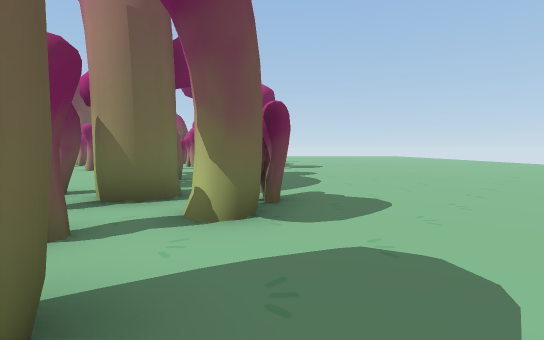
View 1 (above)

24 first-person views from a walk through a 3-D level made in the Unity game engine. The camera is 1.4 m above the floor, tilts 4° down and sees 85° across. The floor is counted in squares, 2 m on a side. Each view is taken from the middle of a square. On the plan, view 1 faces up. The plan holds only what a view shows up to about 10 squares ahead; the rest is blank. The place goes on beyond the plan. The player is left out. Some animated figures are left out.

View 2
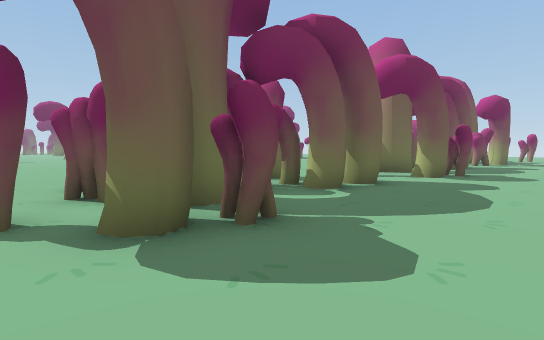

View 3
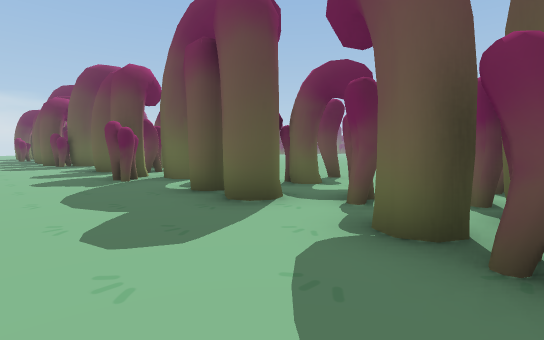

View 4
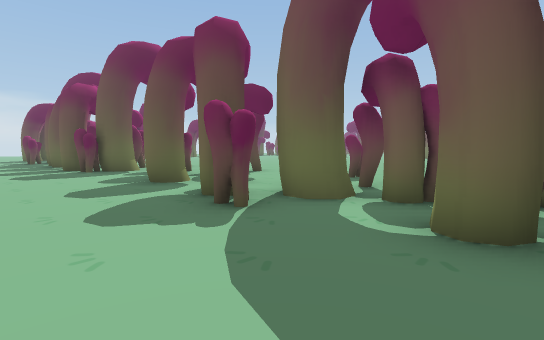

View 5
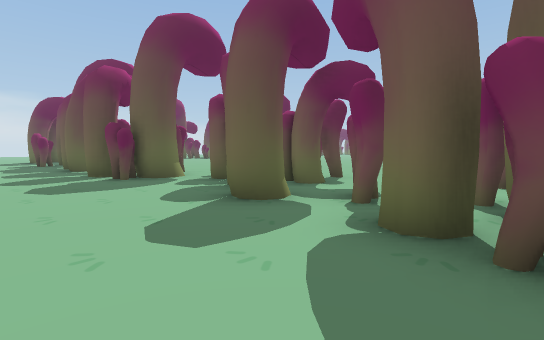

View 6
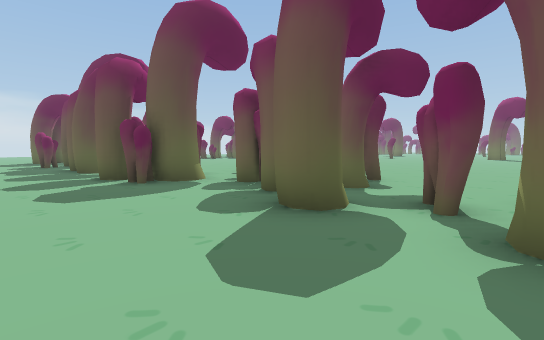

View 7
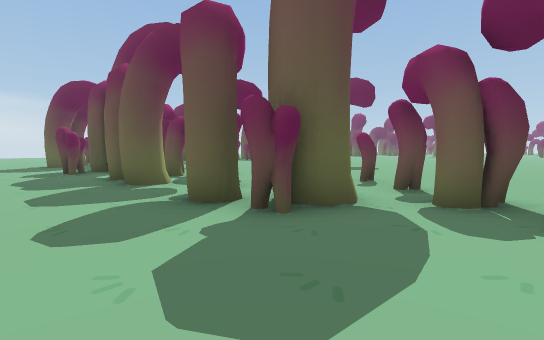

View 8
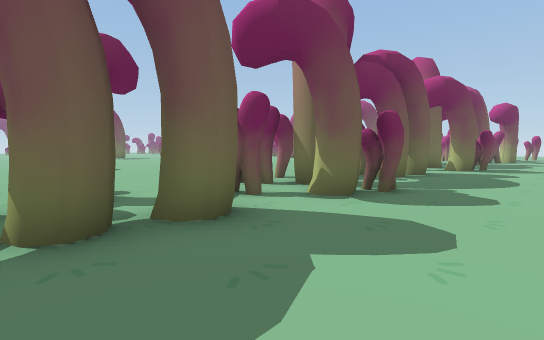

View 9
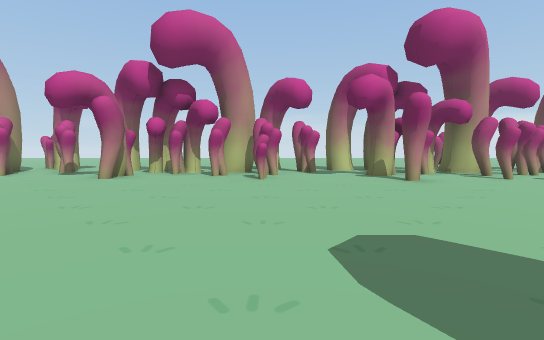

View 10
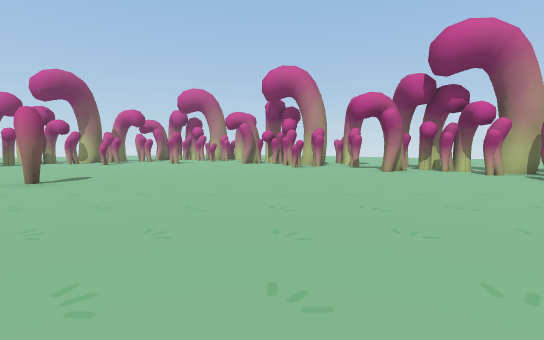

View 11
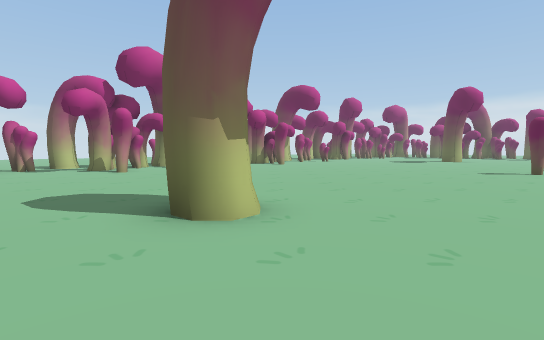

View 12
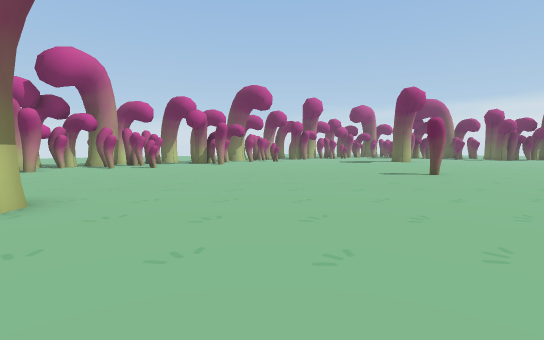

View 13
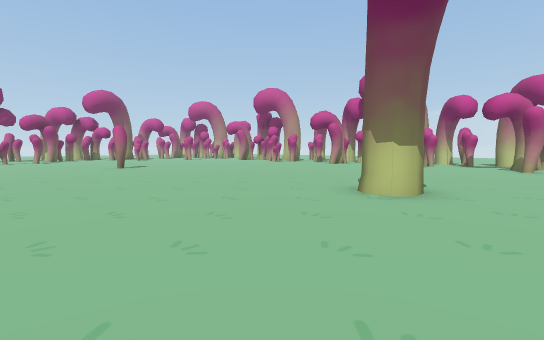

View 14
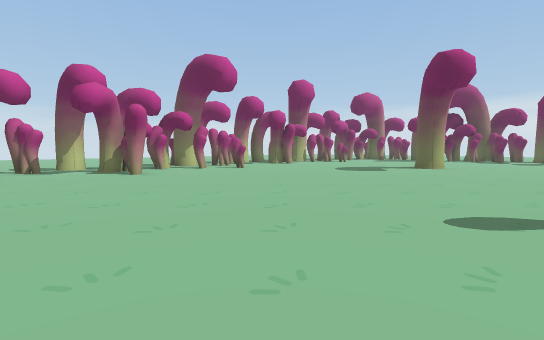

View 15
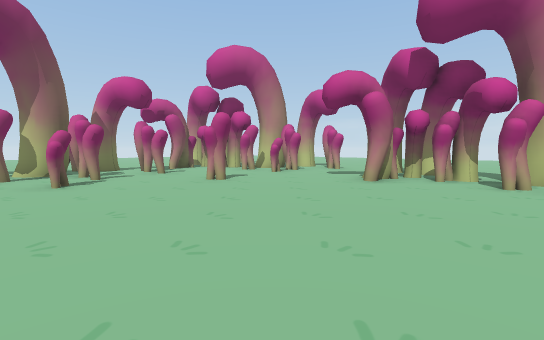

View 16
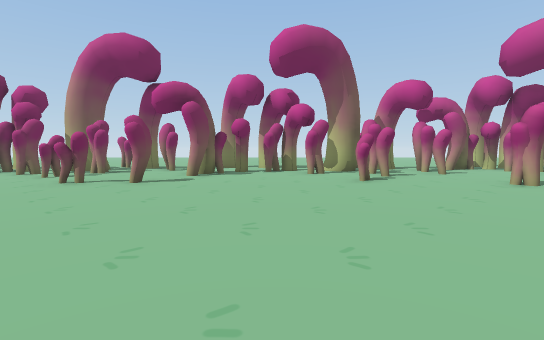

View 17
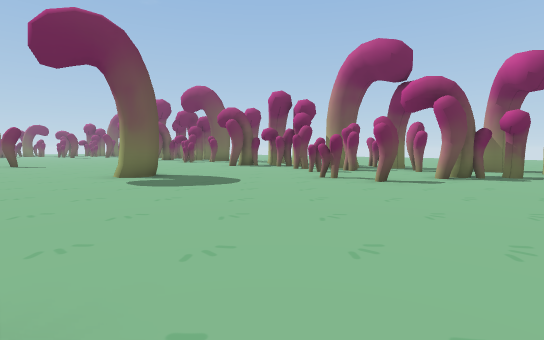

View 18
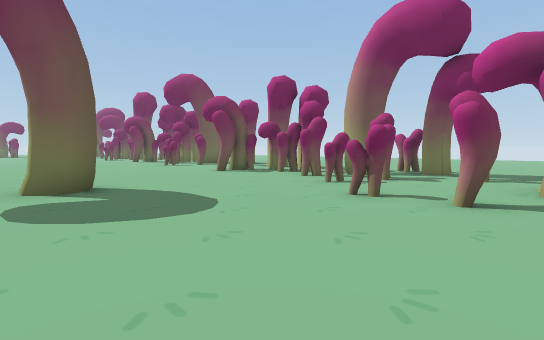

View 19
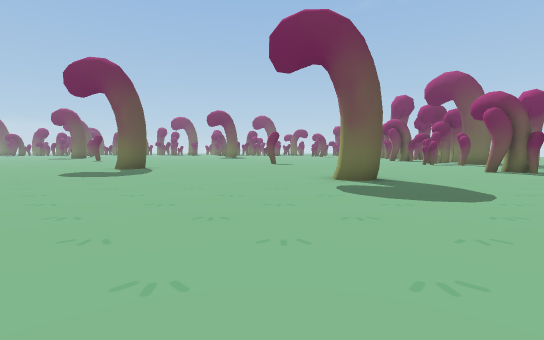

View 20
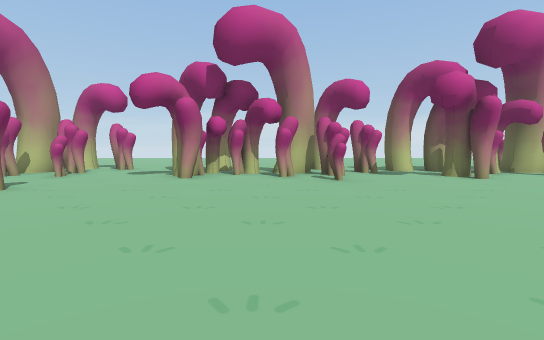

View 21
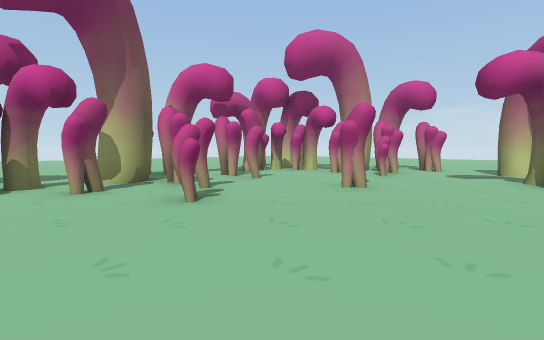

View 22
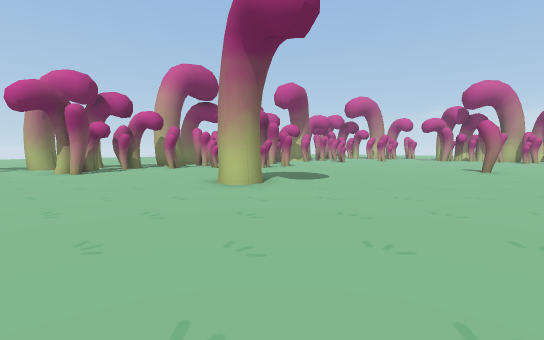

View 23
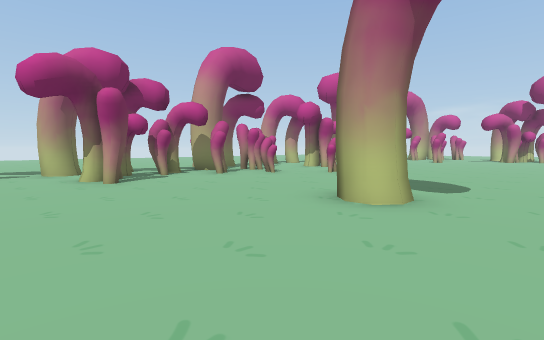

View 24
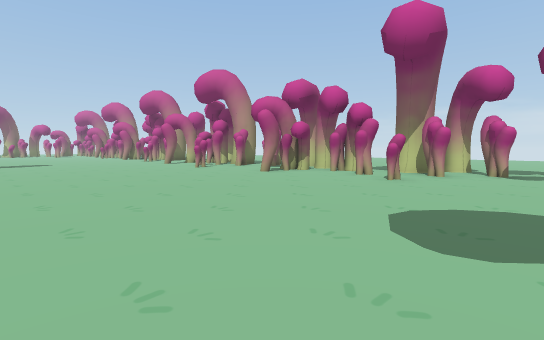

### Floor plan
Key: @ floor where view 1 was taken; # wall or solid block; x gap in a wall; . main floor; : floor 0.25 m higher than the main floor; O other object.
Columns run from 23 left of view 1 to 2 right of it. Each row starts with its distance up from view 1.
 18         ..   ..
 17        ...   ..
 16        #..#....
 15  .#   .#....:..##..#
 14  .....#..#.#####..###
 13 ..###..#..#..#.#.#..##
 12 ..#..#....#.........##
 11 ..............#.....##.
 10 ........#........#....#...
  9 ..........................
  8 ......................#...
  7 ....O...............#x#...
  6 ....................#.....
  5 ....................##....
  4 ...........O.......###.#..
  3 ....................##x#..
  2 .....................#....
  1  .....................#...
  0 O..................##.#@..
 -1  ..... ..............##...
 -2  ....  .............#.....
 -3  ..    ..............#.#..
 -4        ............#x##...
 -5        ..............#....
 -6        .....O.........#...
 -7        ............##.#...
 -8        ..............#....
 -9        ............#......
-10        .............##.#..
-11        ...........#.###...
-12        ..............#....
-13        ...............#...
-14        ............###....
-15        ...O.........##....
-16        ..............x....
-17         .............##...
-18         ...........#.###..
-19           ................
-20           ............#...
-21           ............##..

Positions as (right, up) in squares from view 1, and headings:
1: (0, 0), facing up
2: (2, -5), facing up-left
3: (2, -3), facing down-left
4: (2, -7), facing down-left
5: (2, -10), facing down-left
6: (2, -11), facing down-left
7: (2, -15), facing down-left
8: (2, -8), facing up-left
9: (-11, -4), facing right
10: (-13, -4), facing up-right
11: (-14, -4), facing down-right
12: (-16, -6), facing down-right
13: (-16, -8), facing up-right
14: (-13, -11), facing down-right
15: (-10, 4), facing up-right
16: (-11, 4), facing up
17: (-11, 4), facing up-left
18: (-13, 6), facing up-left
19: (-12, 5), facing left
20: (-11, 5), facing right
21: (-11, 7), facing up-right
22: (-23, 2), facing up-right
23: (-23, 5), facing up-right
24: (-11, -21), facing up-right
